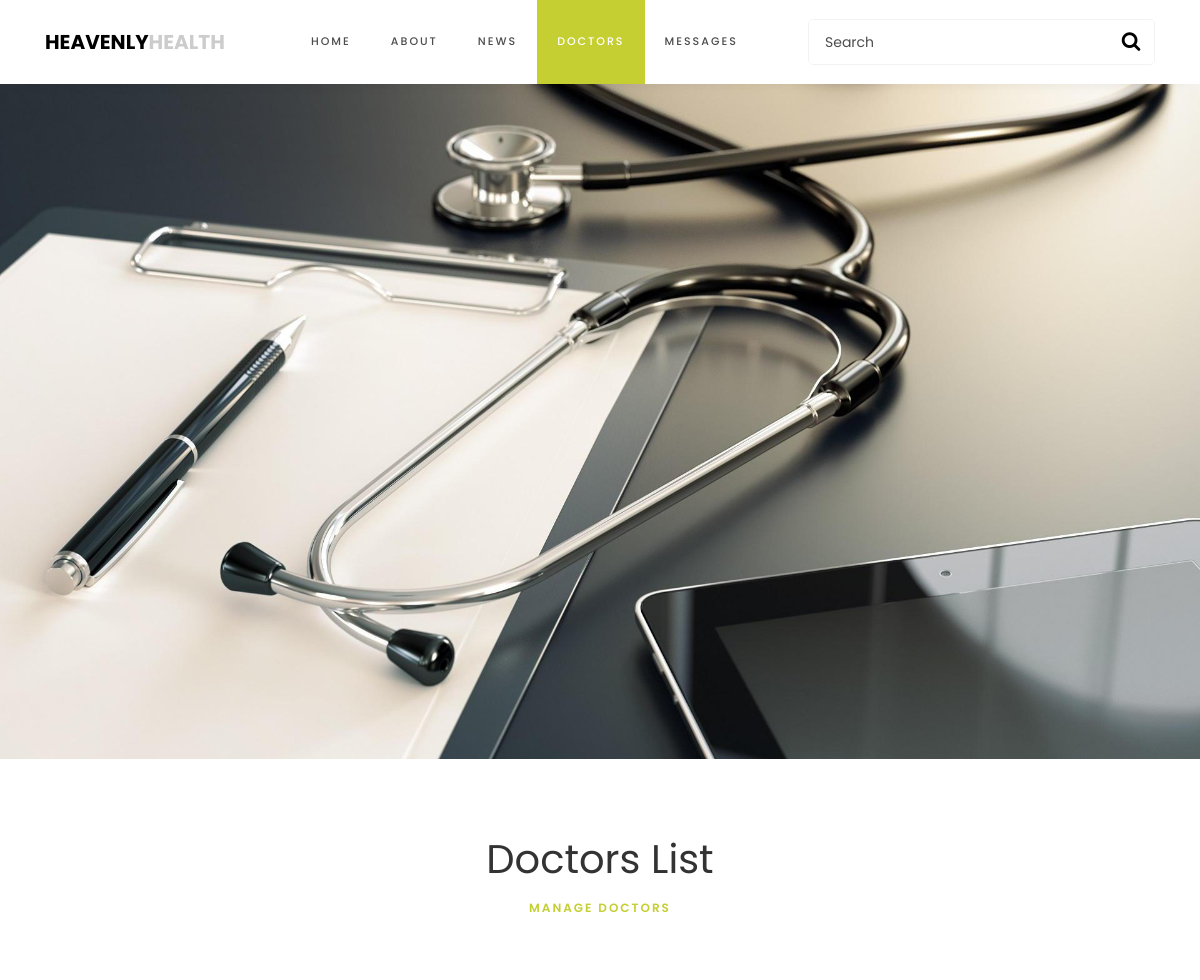
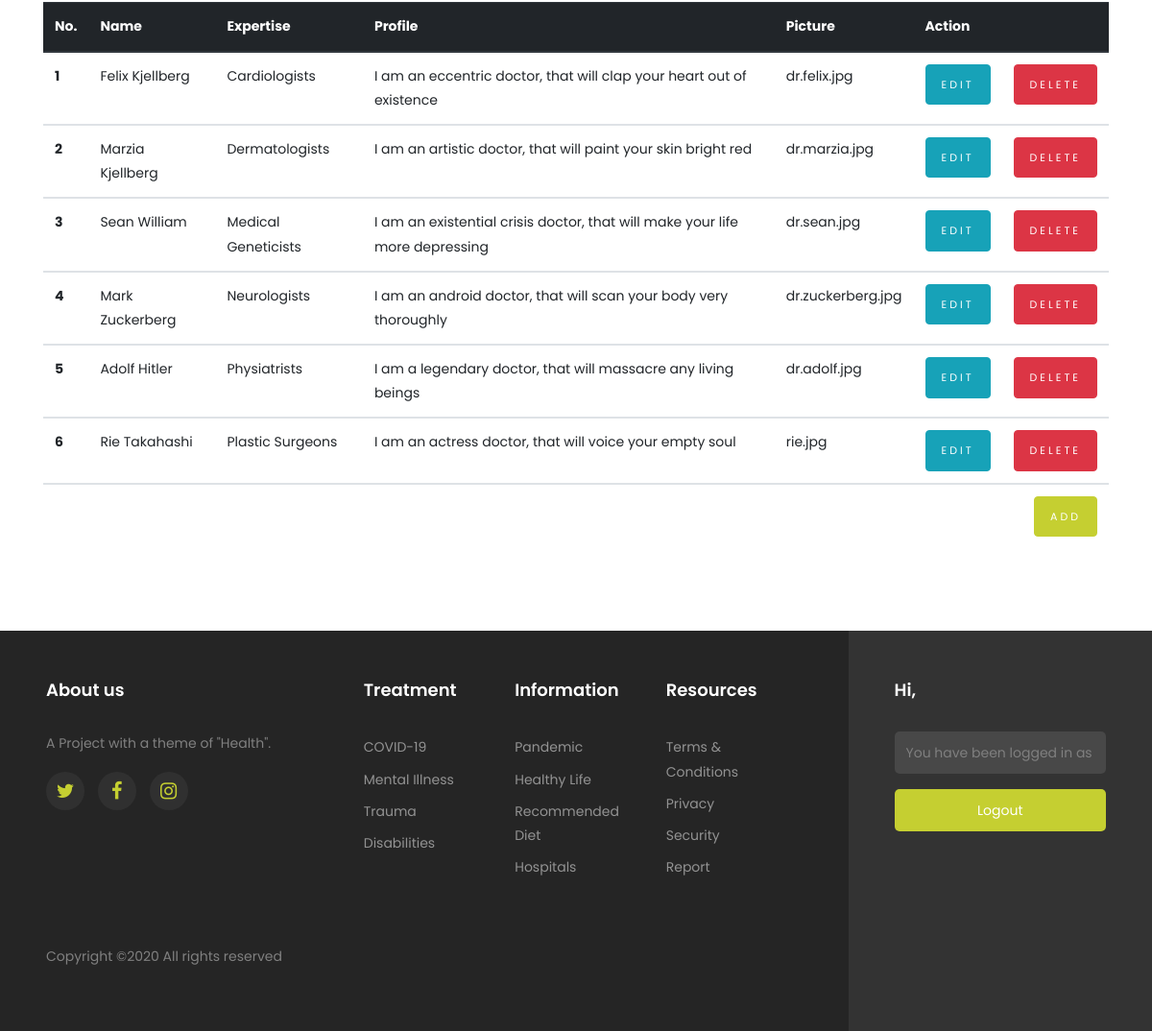
/index.php/admin/manageDoctors, run on the app's committed database (2 pictures, top to bottom).
### tables this page shows
CREATE TABLE `doctors` (
  `id` int(11) NOT NULL,
  `name` varchar(30) NOT NULL,
  `expertise` varchar(20) NOT NULL,
  `profile` varchar(100) NOT NULL,
  `photo` varchar(30) NOT NULL
);

### application/controllers/Admin.php (called while the page is built, shortened)
<?php
class Admin extends CI_Controller {
    public function __construct()
	{
		$this->load->model('rolemodel');
		$this->load->model('loginmodel');
		$this->load->helper(array('form', 'url'));
	}
	public function manageDoctors()
	{
		$data['doctors'] = $this->rolemodel->getDoctors();
		$this->load->view('admin/managedoctors',$data);
	}
}

### index.php (called while the page is built, shortened)
<?php
require_once BASEPATH.'core/CodeIgniter.php';

### application/models/RoleModel.php (called while the page is built, shortened)
<?php
class rolemodel extends CI_Model {
	public function getDoctors() {
		return $this->db->get('doctors')->result();
	}
}

### application/views/admin/ManageDoctors.php (the view, shortened to what this page needs)
<!DOCTYPE html>
<html>
<head>
	<link rel="stylesheet" href="https://stackpath.bootstrapcdn.com/bootstrap/4.4.1/css/bootstrap.min.css">
	<link rel="stylesheet" href="<?php echo base_url() ?>assets/css/style.css">
	<link rel="stylesheet" href="<?php echo base_url() ?>assets/css/owl.carousel.min.css">
	<link rel="stylesheet" href="<?php echo base_url() ?>assets/css/owl.theme.default.min.css">
  <link rel="stylesheet" href="https://stackpath.bootstrapcdn.com/font-awesome/4.7.0/css/font-awesome.min.css">
</head>
<body>
	<nav class="navbar navbar-expand-lg navbar-dark ftco_navbar bg-dark ftco-navbar-light" id="ftco-navbar">
	    <div class="container">
	    	<a class="navbar-brand" href="<?php echo base_url('index.php/admin') ?>">HEAVENLY<span>HEALTH</span></a>
	    	<form action="#" class="searchform order-sm-start order-lg-last">
          <div class="form-group d-flex">
            <input type="text" class="form-control pl-3" placeholder="Search">
            <button type="submit" placeholder="" class="form-control search"><span class="fa fa-search"></span></button>
          </div>
        </form>
	      <div class="collapse navbar-collapse" id="ftco-nav">
	        <ul class="navbar-nav m-auto">
	        	<li class="nav-item"><a href="<?php echo base_url('index.php/admin') ?>" class="nav-link">Home</a></li>
            <li class="nav-item"><a href="<?php echo base_url('index.php/admin/about') ?>" class="nav-link">About</a></li>
            <li class="nav-item"><a href="<?php echo base_url('index.php/admin/news') ?>" class="nav-link">News</a></li>
            <li class="nav-item active"><a href="<?php echo base_url('index.php/admin/doctors') ?>" class="nav-link">Doctors</a></li>
            <li class="nav-item"><a href="<?php echo base_url('index.php/admin/messages') ?>" class="nav-link">Messages</a></li>
	        </ul>
	      </div>
	    </div>
	 </nav>
	 <img src="<?php echo base_url(); ?>assets/images/bg_7.jpg" class="img-fluid" alt="Responsive image">
  <section class="site-section">
      <div class="container">
          <div class="row justify-content-center pb-5 mb-3">
            <div class="col-md-7 heading-section text-center">
              <h1> Doctors List </h1>
              <span class="subheading">MANAGE DOCTORS</span>
          </div>
      </div>
     <table class="table">
        <thead class="thead-dark">
        <tr>
          <th scope="col">No.</th>
          <th scope="col">Name</th>
          <th scope="col">Expertise</th>
          <th scope="col">Profile</th>
          <th scope="col">Picture</th>
          <th scope="col" colspan="2">Action</th>
        </tr>
        </thead>
        <?php $num = 0; ?>
        <?php foreach ($doctors as $row): ?>
        <?php $num = $num+1; ?>
        <tbody>
        <tr>
          <th scope="row"><?= $num ?></th>
          <td><?= $row->name ?></td>
          <td><?= $row->expertise ?></td>
          <td><?= $row->profile ?></td>
          <td><?= $row->photo ?></td>
          <td width="20px"><a href="<?php echo base_url(); ?>index.php/admin/editd/<?= $row->id ?>"><input type="submit" value="Edit" class="btn btn-info"></td>
          <td width="20px"><a href="<?php echo base_url(); ?>index.php/admin/removeDoctors/<?= $row->id ?>"><input type="submit" value="Delete" class="btn btn-danger"></a></td>
        </tr>
        </tbody>
        <?php endforeach ?>
        <tbody>
          <td colspan="8" align="right"> <a href="<?php echo base_url(); ?>index.php/admin/addd"><input type="submit" value="Add" class="btn btn-primary"></a> </td>
        </tbody>
    </table>
    </div>
  </section>
    <footer class="footer">
  <div class="container-fluid px-lg-5">
    <div class="row">
      <div class="col-md-9 py-5">
        <div class="row">
          <div class="col-md-4 mb-md-0 mb-4">
            <h2 class="footer-heading">About us</h2>
            <p>A Project with a theme of "Health".</p>
            <ul class="ftco-footer-social p-0">
                  <li><a href="#" data-toggle="tooltip" data-placement="top" title="Twitter"><span class="fa fa-twitter"></span></a></li>
                  <li><a href="#" data-toggle="tooltip" data-placement="top" title="Facebook"><span class="fa fa-facebook"></span></a></li>
                  <li><a href="#" data-toggle="tooltip" data-placement="top" title="Instagram"><span class="fa fa-instagram"></span></a></li>
                </ul>
          </div>
          <div class="col-md-8">
            <div class="row justify-content-center">
              <div class="col-md-12 col-lg-10">
                <div class="row">
                  <div class="col-md-4 mb-md-0 mb-4">
                        <h2 class="footer-heading">Treatment</h2>
                        <ul class="list-unstyled">
                          <li><a href="#" class="py-1 d-block">COVID-19</a></li>
                          <li><a href="#" class="py-1 d-block">Mental Illness</a></li>
                          <li><a href="#" class="py-1 d-block">Trauma</a></li>
                          <li><a href="#" class="py-1 d-block">Disabilities</a></li>
                        </ul>
                      </div>
                      <div class="col-md-4 mb-md-0 mb-4">
                        <h2 class="footer-heading">Information</h2>
                        <ul class="list-unstyled">
                          <li><a href="#" class="py-1 d-block">Pandemic</a></li>
                          <li><a href="#" class="py-1 d-block">Healthy Life</a></li>
                          <li><a href="#" class="py-1 d-block">Recommended Diet</a></li>
                          <li><a href="#" class="py-1 d-block">Hospitals</a></li>
                        </ul>
                      </div>
                      <div class="col-md-4 mb-md-0 mb-4">
                        <h2 class="footer-heading">Resources</h2>
                        <ul class="list-unstyled">
                          <li><a href="#" class="py-1 d-block">Terms & Conditions</a></li>
                          <li><a href="#" class="py-1 d-block">Privacy</a></li>
                          <li><a href="#" class="py-1 d-block">Security</a></li>
                          <li><a href="#" class="py-1 d-block">Report</a></li>
                        </ul>
                      </div>
                    </div>
                  </div>
                </div>
              </div>
            </div>
            <div class="row mt-md-5">
              <div class="col-md-12">
                <p class="copyright"> Copyright &copy;2020 All rights reserved </p>
              </div>
            </div>
          </div>
          <div class="col-md-3 py-md-5 py-4 aside-stretch-right pl-lg-5">
            <h2 class="footer-heading">Hi, <?php echo $this->session->userdata("name"); ?></h2>
            <form method="POST" action="<?php echo base_url('index.php/admin/logout') ?>" class="form-consultation">
              <div class="form-group">
                <input type="text" name="username" class="form-control" placeholder="You have been logged in as Admin" disabled>
              </div>
              <div class="form-group">
                <button type="submit" class="form-control submit px-3">Logout</button>
              </div>
            </form>
          </div>
        </div>
      </div>
    </footer>
</body>
</html>

### data on the page
doctors: name "Felix Kjellberg", expertise "Cardiologists", profile "I am an eccentric doctor, that will clap your heart out of existence", photo "dr.felix.jpg"
doctors: name "Marzia Kjellberg", expertise "Dermatologists", profile "I am an artistic doctor, that will paint your skin bright red", photo "dr.marzia.jpg"
doctors: name "Sean William", expertise "Medical Geneticists", profile "I am an existential crisis doctor, that will make your life more depressing", photo "dr.sean.jpg"
doctors: name "Mark Zuckerberg", expertise "Neurologists", profile "I am an android doctor, that will scan your body very thoroughly", photo "dr.zuckerberg.jpg"
doctors: name "Adolf Hitler", expertise "Physiatrists", profile "I am a legendary doctor, that will massacre any living beings", photo "dr.adolf.jpg"
doctors: name "Rie Takahashi", expertise "Plastic Surgeons", profile "I am an actress doctor, that will voice your empty soul", photo "rie.jpg"
